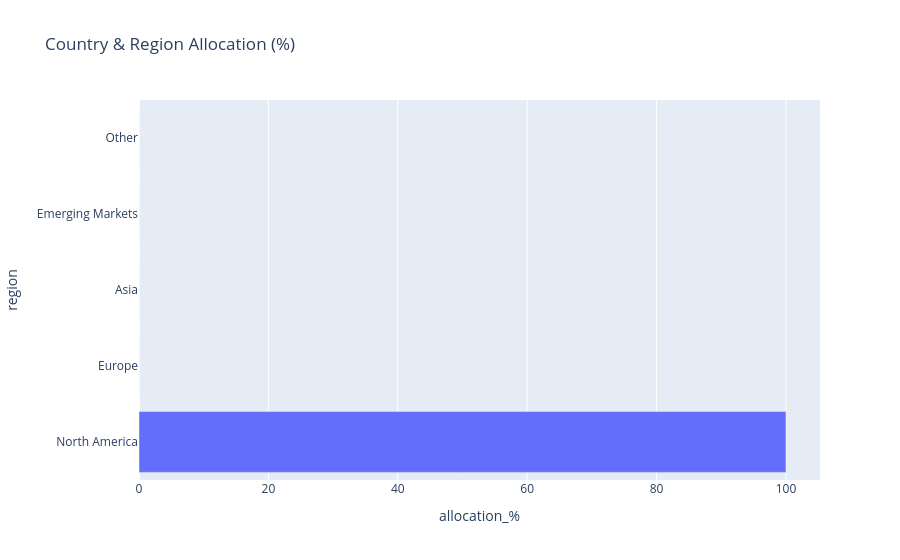

The cell this chart's notebook holds for it:
### Code cell
#plot geographical breakdown in bar chart
region_map = {
    "United States": "North America", "Canada": "North America", "Mexico": "North America",
    "Germany": "Europe", "France": "Europe", "United Kingdom": "Europe",
    "Switzerland": "Europe", "Netherlands": "Europe",
    "Japan": "Asia", "China": "Asia", "South Korea": "Asia",
    "India": "Emerging Markets", "Brazil": "Emerging Markets", "Taiwan": "Emerging Markets",
}

all_regions = ["North America", "Europe", "Asia", "Emerging Markets", "Other"]

metadata["region"] = metadata["country"].map(region_map).fillna("Other")

geo_data = (
    pd.DataFrame({"region": all_regions})
    .merge(metadata["region"].value_counts().rename("count").reset_index(), on="region", how="left")
    .fillna(0)
    .assign(**{"allocation_%": lambda x: (x["count"] / x["count"].sum() * 100).round(1)})
)

fig = px.bar(geo_data, x="allocation_%", y="region", orientation="h", title="Country & Region Allocation (%)")
fig.show()

### Figure 1 — Plotly figure (JSON) as saved in the notebook; plotly's stock layout.template omitted (floating-point values rounded to 4 significant figures)
{"data": [{"hovertemplate": "allocation_%=%{x}<br>region=%{y}<extra></extra>", "legendgroup": "", "marker": {"color": "#636efa", "pattern": {"shape": ""}}, "name": "", "orientation": "h", "showlegend": false, "textposition": "auto", "type": "bar", "x": [100.0, 0.0, 0.0, 0.0, 0.0], "xaxis": "x", "y": ["North America", "Europe", "Asia", "Emerging Markets", "Other"], "yaxis": "y"}], "layout": {"barmode": "relative", "legend": {"tracegroupgap": 0}, "title": {"text": "Country & Region Allocation (%)"}, "xaxis": {"anchor": "y", "domain": [0, 1], "title": {"text": "allocation_%"}}, "yaxis": {"anchor": "x", "domain": [0, 1], "title": {"text": "region"}}}}
